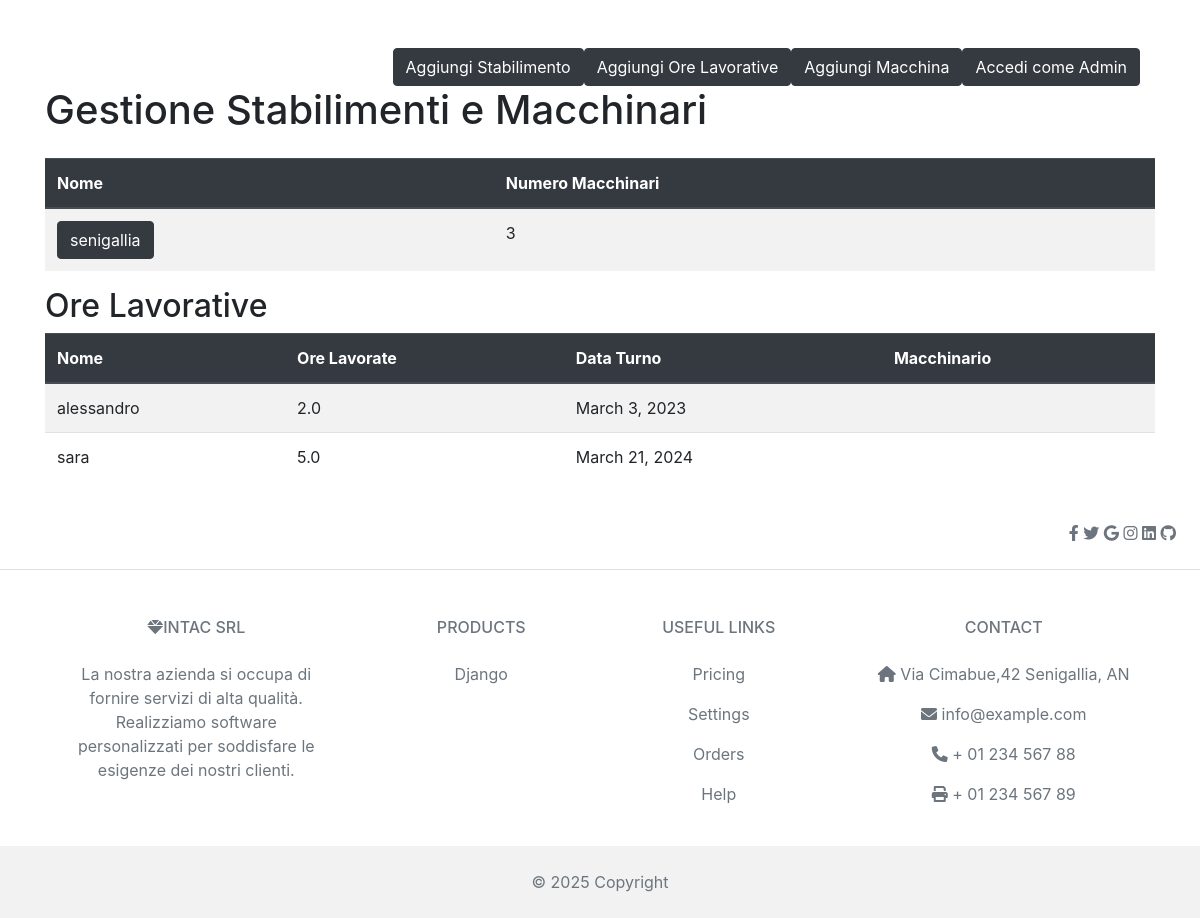
/, run on an earlier commit of the app's database.
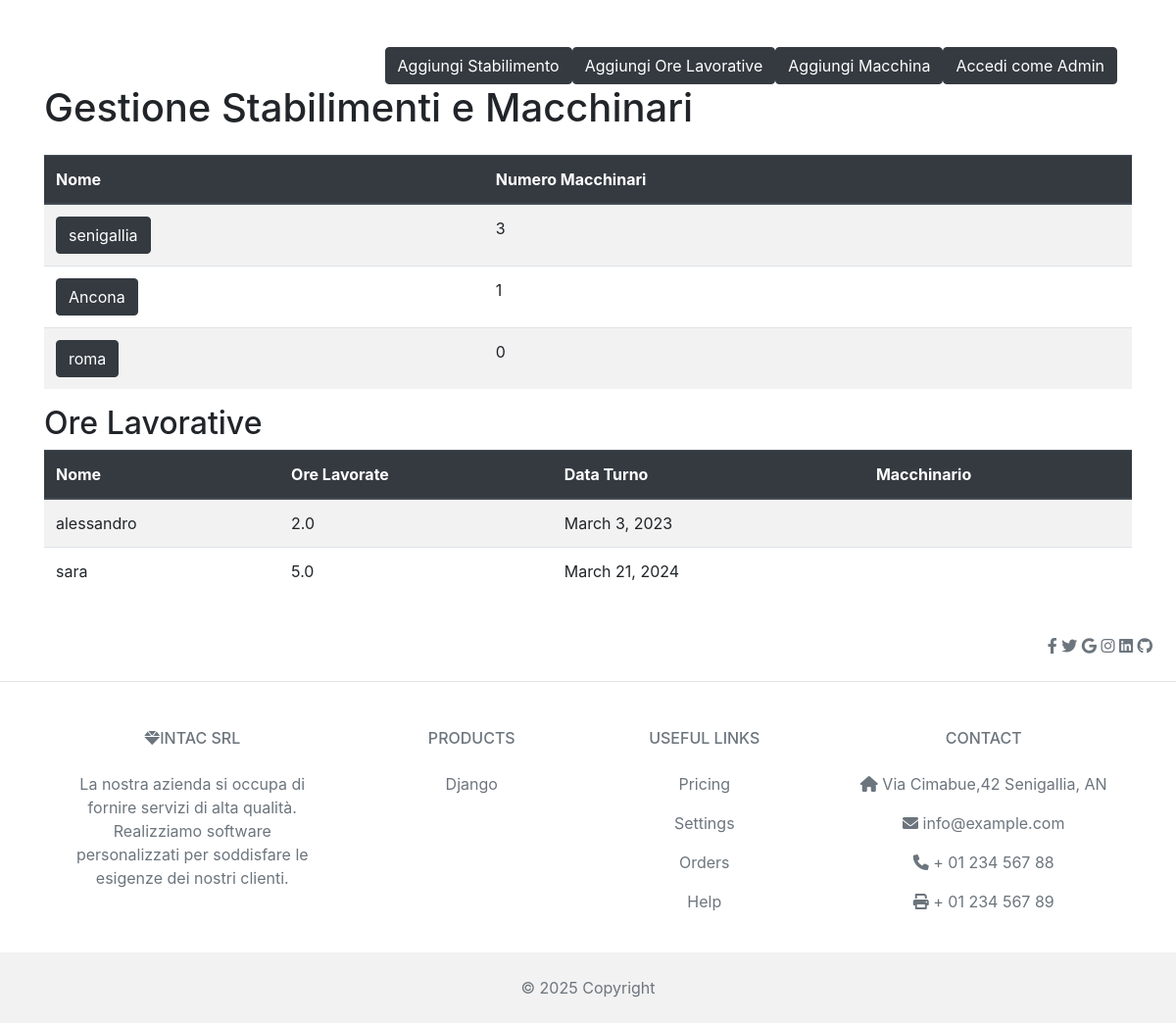
And on a later commit of the database.
### gestione/models.py (models this page shows, shortened)
class Stabilimento(models.Model):
      nome = models.CharField(max_length=100)
      descrizione = models.TextField()

### gestione/views.py (the view)
# urls.py: path('',home, name='home'),
def home(request):
    stabilimento = Stabilimento.objects.annotate(numero_macchinari=Count('macchinario'))
    macchine = Macchinario.objects.all()
    workhour = WorkHour.objects.all()
    macchine_stabilimenti = Stabilimento.objects.all().prefetch_related('macchinario')# segue la chiave esterna
    macchine_stabilimenti = {
        'macchine_stabilimenti': macchine_stabilimenti ,
    }
    stabilimenti_dict = [{
        'nome': stab.nome,
        'numero_macchinari': stab.numero_macchinari,
    } for stab in stabilimento]
    content = {
        'stabilimento': stabilimento,
        'macchine': macchine,
        'workhour': workhour,
        'stabilimenti_dict': stabilimenti_dict,
        'macchine_stabilimenti ': macchine_stabilimenti ,
    }
    return render(request, 'gestione/home.html', {'content': content})

### gestione/templates/gestione/home.html (shortened to what this page needs)
{% extends 'gestione/base.html' %}
{% block content %}
<div class="container mt-5">
    <div class="container-fluid h-100 d-flex justify-content-end align-items-start">
        <a href="{% url 'aggiungi_stab' %}" class="btn btn-dark">Aggiungi Stabilimento</a>
        <a href="{% url 'record_work_hours' %}" class="btn btn-dark">Aggiungi Ore Lavorative</a>
        <a href="{% url 'aggiungi_macchina' %}" class="btn btn-dark">Aggiungi Macchina</a>
        <a href="{% url 'admin:index' %}" class="btn btn-dark">Accedi come Admin</a>
    </div>
    <h1 class="mb-4">Gestione Stabilimenti e Macchinari</h1>
    <table id="tabella_stabilimenti" class="table table-striped table-hover" style="width:100%">
        <thead class="thead-dark">
            <tr>
                <th>Nome</th>
                <th>Numero Macchinari</th>
            </tr>
        </thead>
        <tbody>
            {% for stabilimento in content.stabilimenti_dict %}
                <tr>
                    <td>
                        <a href="{% url 'filtra_stab' stabilimento.nome %}" class="btn btn-dark">
                            {{ stabilimento.nome }}
                        </a>
                    </td>
                    <td>{{ stabilimento.numero_macchinari }}</td>
                </tr>
            {% empty %}
                <tr>
                    <td colspan="2">Nessuno stabilimento trovato.</td>
                </tr>
            {% endfor %}
        </tbody>
    </table>
    <h2>Ore Lavorative</h2>
    <table id="tabella_ore_lavorative" class="table table-striped table-hover">
        <thead class="thead-dark">
            <tr>
                <th>Nome</th>
                <th>Ore Lavorate</th>
                <th>Data Turno</th>
                <th>Macchinario</th>
            </tr>
        </thead>
        <tbody>
            {% for workhour in content.workhour %}
                <tr>
                    <td>{{ workhour.employee_name }}</td>
                    <td>{{ workhour.hours_worked }}</td>
                    <td>{{ workhour.date }}</td>
                    <td>{{ workhour.macchinario_turno }}</td>
                </tr>
            {% empty %}
                <tr>
                    <td colspan="4">Nessun turno trovato.</td>
                </tr>
            {% endfor %}
        </tbody>
    </table>
</div>
{% endblock %}

What changed in the data, as far as the page shows it:
added Stabilimento: nome "Ancona"
added Stabilimento: nome "roma"
Also different on the page:
new list line: "1"
new list line: "0"
